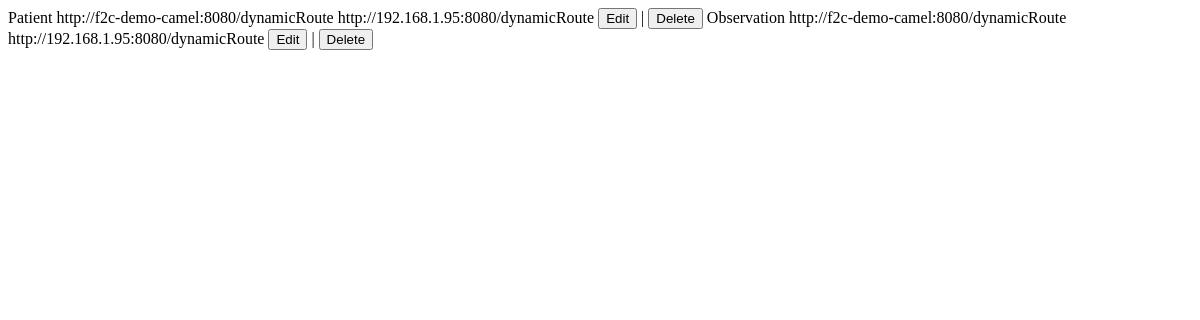
The page /get_message_types on the database as committed earlier.
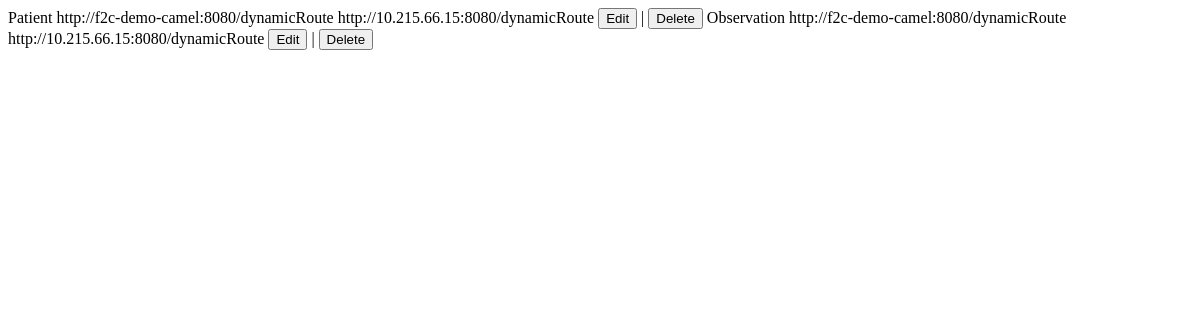
The same page on the database as committed later.
### app.py (models this page shows)
class MessageType(db.Model):
    id = db.Column(db.Integer, primary_key=True)
    name = db.Column(db.String(100), nullable=False)
    description = db.Column(db.Text)
    created_at = db.Column(db.DateTime, default=datetime.utcnow)
    endpoint = db.Column(db.String(150), nullable=False, default="http://localhost:8080/validator")
    test_messages = db.relationship('TestMessage', backref='message_type', lazy=True)
    transforms = db.relationship('XSLTransform', backref='message_type', lazy=True)

### app.py (the view)
@app.route('/get_message_types')
def get_message_types():
    types = MessageType.query.all()
    return render_template('message_types/_list.html', message_types=types)

### templates/message_types/_list.html
{% for type in message_types %}
<tr class="hover:bg-gray-50">
    <td class="px-6 py-4 whitespace-nowrap">{{ type.name }}</td>
    <td class="px-6 py-4">{{ type.description }}</td>
    <td class="px-6 py-4"> {{ type.endpoint }}</td>
    <td class="px-6 py-4 whitespace-nowrap">
        <button hx-get="/api/message_types/{{ type.id }}/edit"
                hx-target="#edit-modal-content"
                onclick="showModal()"
                class="text-blue-600 hover:text-blue-900">
            Edit
        </button>
        |
        <button hx-delete="/api/message_types/{{ type.id }}"
                hx-confirm="Are you sure you want to delete this message type?"
                hx-target="#body_content" hx-swap="innerHTML"
                class="text-red-600 hover:text-red-900">
            Delete
        </button>
    </td>
</tr>
{% endfor %}

Rows that differ between the two databases and show on the page:
changed MessageType "Patient": endpoint "http://192.168.1.95:8080/dynamicRoute" → "http://10.215.66.15:8080/dynamicRoute"
changed MessageType "Observation": endpoint "http://192.168.1.95:8080/dynamicRoute" → "http://10.215.66.15:8080/dynamicRoute"
